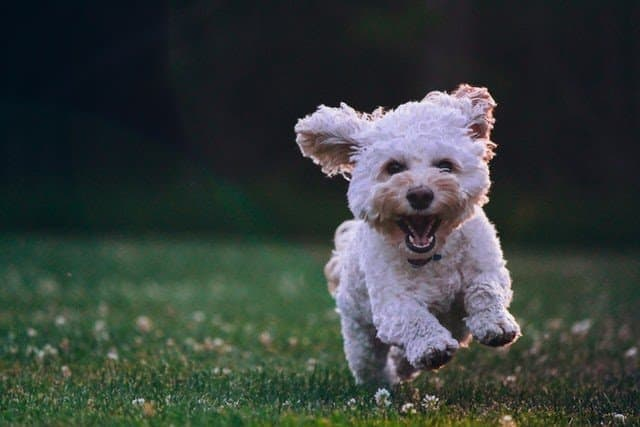
//> input picture opencvTest/useImage/dog.jpg, 640 x 427 px
$ ./main   (built with g++ and OpenCV 4)
//> lines starting //> are read from the running program, lines starting //| are printed output that depends on the picture; after the words box and inside, x2 and y2 are one past the last pixel; in counts of white or black regions, pixels touching at a corner belong together
#include <opencv2/opencv.hpp>
#include <iostream>


int main() {
	// 이미지 읽기
	cv::Mat image = cv::imread("../../useImage/dog.jpg", cv::IMREAD_GRAYSCALE);
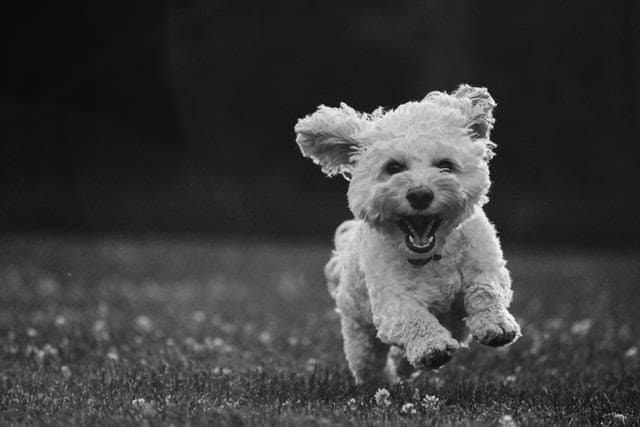
//> image: 427 rows x 640 cols, CV_8UC1; min 0, max 255, mean 60.3

	if (image.empty()) {
		std::cerr << "Image load failed" << std::endl;
		return -1;
	}

	cv::Mat dst;
	double threshold = cv::threshold(image, dst, 0, 255, cv::THRESH_BINARY | cv::THRESH_OTSU); // 0, 255는 사용되지 않는다. BINARY_INV를 대신 넣어주면 반전됨.
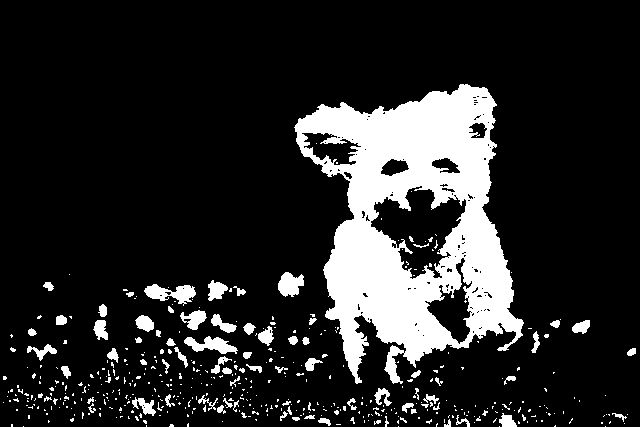
//> dst: 427 rows x 640 cols, CV_8UC1; 15.8% white; 470 white regions (396 under 20 px), largest, box (x1, y1, x2, y2) and area: (294, 84, 524, 384) 34349, (144, 284, 196, 306) 596, (184, 336, 238, 354) 512
//> threshold = 96

	cv::imshow("image", image);
	cv::imshow("dst", dst);
	cv::waitKey(0);
	cv::destroyAllWindows();

	return 0;
}

$ run again, with opencvTest/useImage/building.png saved as opencvTest/useImage/dog.jpg
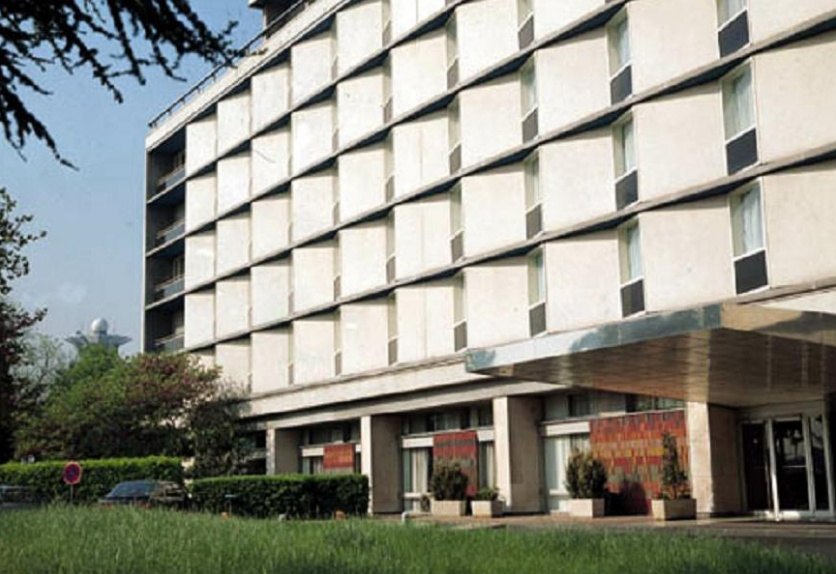
//> input picture opencvTest/useImage/building.png, 836 x 574 px
//> `cv::Mat image = cv::imread("../../useImage/dog.jpg", cv::IMREAD_GRAYSC..`:
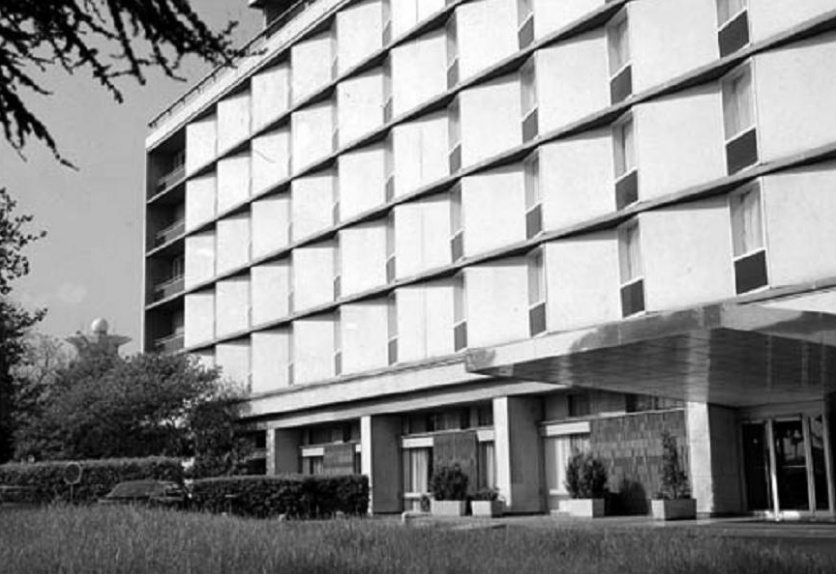
//> image: 574 rows x 836 cols, CV_8UC1; min 0, max 255, mean 142.8
//> `double threshold = cv::threshold(image, dst, 0, 255, cv::THRESH_BINARY..`:
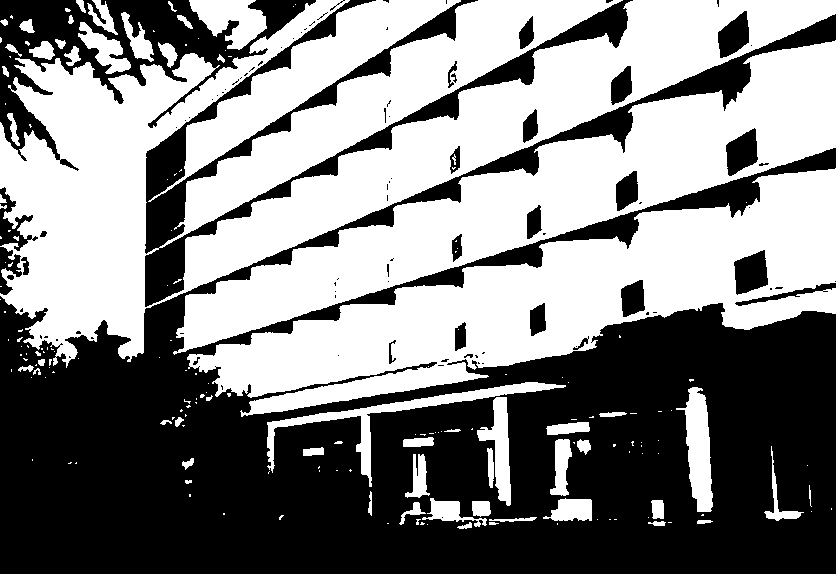
//> dst: 574 rows x 836 cols, CV_8UC1; 51.7% white; 94 black regions (64 under 20 px), largest, box (x1, y1, x2, y2) and area: (0, 14, 836, 574) 188913, (145, 0, 633, 307) 17595, (0, 0, 316, 171) 15428
//> threshold = 140
